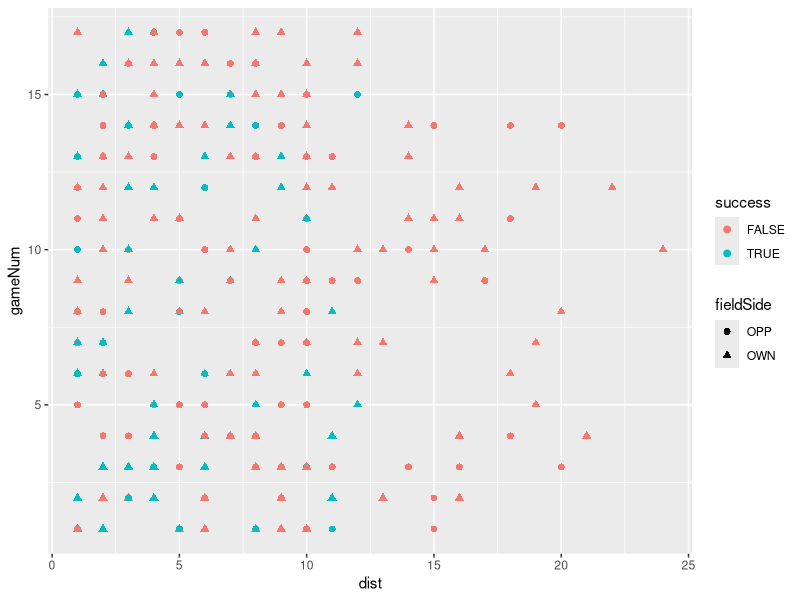
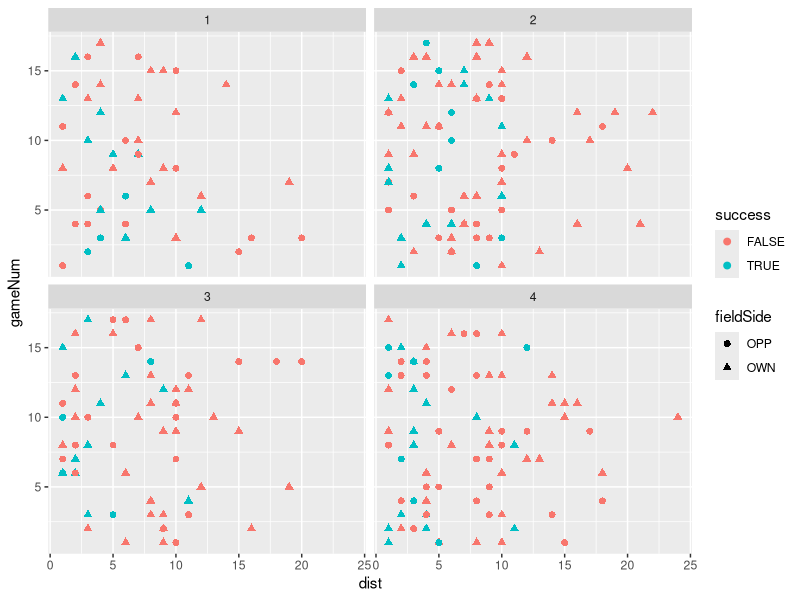
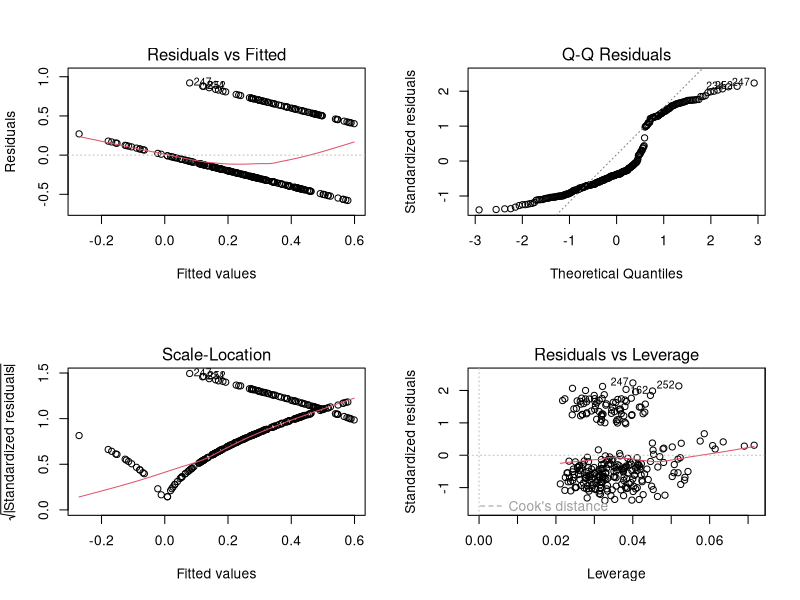

The R source for these figures, in order:
## ---- chunk 1
# load library
library(dplyr)
library(tidyr)
library(ggplot2)

# Insert dataset
setwd("C:/Users/Owner/Desktop")

third <- read.csv("3rdDown.csv")

## ---- chunk 2
thirdDown <- third %>%
  mutate(success = NA, qtrWindow = NA) %>%
  mutate(success = ifelse(is.na(success), yardsGained > dist )) %>% 
  separate(time, into = c("minutes", "seconds"),
           sep = ":", fill = "right") %>%
  mutate(minutes = as.numeric(minutes),
         seconds = as.numeric(seconds),
         quarter = as.factor(quarter)) %>%
  mutate(qtrWindow = case_when(
    minutes < 5 ~ "end",
    minutes >= 5 & minutes < 10 ~ "middle",
    minutes >= 10 ~ "start",
    TRUE ~ NA_character_)) %>%
  mutate(qtrWindow = factor(qtrWindow, levels = c("start", "middle", "end")))

# make sure everything looks okay
str(thirdDown)

# I want to save this
#write.csv(thirdDown, file = "thirdDownR.csv", row.names = FALSE)
## ---- chunk 3
thirdDown <- thirdDown %>% 
  select(gameNum, quarter, dist, fieldSide, yardLine, success, qtrWindow)

## ---- chunk 4
# plot the data, how does it look
# can also use attach() function so you don't have to call the data each time

# Game number vs. conversion distance
ggplot(data = thirdDown, aes(x = dist, 
                             y = gameNum,
                             colour = success,
                             shape = fieldSide)) + 
  geom_point(size = 2)

# Let's look at conversions per quarter
ggplot(data = thirdDown, aes(x = dist, 
                             y = gameNum,
                             colour = success,
                             shape = fieldSide)) + 
  geom_point(size = 2) +
  facet_wrap(~ quarter)
## ---- chunk 5
summary(thirdDown)
## ---- chunk 6
# full model
lmFull <- lm(success ~ ., data = thirdDown)

summary(lmFull)
## ---- chunk 7
par(mfrow = c(2, 2))
plot(lmFull)
## ---- chunk 8
glmFull <- glm(success ~ ., data = thirdDown, family = binomial)
summary(glmFull)
## ---- chunk 9
# Generate probabilities of success according to glm
glmProb <- predict(glmFull, type = "response")
#contrasts(success)

# quick summary of the probabilities
# average 27% conversion success prob., highest was 70%
summary(glmProb)
